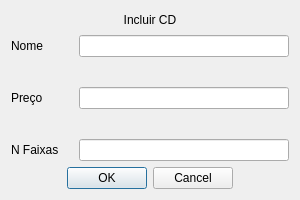
<?xml version="1.0" encoding="UTF-8"?>
<ui version="4.0">
 <class>IncluirCD</class>
 <widget class="QDialog" name="IncluirCD">
  <property name="geometry">
   <rect>
    <x>0</x>
    <y>0</y>
    <width>300</width>
    <height>200</height>
   </rect>
  </property>
  <property name="windowTitle">
   <string>Dialog</string>
  </property>
  <layout class="QVBoxLayout" name="verticalLayout">
   <item>
    <widget class="QLabel" name="label_4">
     <property name="text">
      <string>Incluir CD</string>
     </property>
     <property name="alignment">
      <set>Qt::AlignCenter</set>
     </property>
    </widget>
   </item>
   <item>
    <layout class="QGridLayout" name="gridLayout">
     <property name="horizontalSpacing">
      <number>20</number>
     </property>
     <property name="verticalSpacing">
      <number>30</number>
     </property>
     <item row="1" column="1">
      <widget class="QLineEdit" name="lineEdit_preco"/>
     </item>
     <item row="2" column="1">
      <widget class="QLineEdit" name="lineEdit_faixas"/>
     </item>
     <item row="0" column="0">
      <widget class="QLabel" name="label">
       <property name="text">
        <string>Nome</string>
       </property>
      </widget>
     </item>
     <item row="0" column="1">
      <widget class="QLineEdit" name="lineEdit_nome"/>
     </item>
     <item row="2" column="0">
      <widget class="QLabel" name="label_3">
       <property name="text">
        <string>N Faixas</string>
       </property>
      </widget>
     </item>
     <item row="1" column="0">
      <widget class="QLabel" name="label_2">
       <property name="text">
        <string>Preço</string>
       </property>
      </widget>
     </item>
    </layout>
   </item>
   <item>
    <widget class="QDialogButtonBox" name="buttonBox">
     <property name="orientation">
      <enum>Qt::Horizontal</enum>
     </property>
     <property name="standardButtons">
      <set>QDialogButtonBox::Cancel|QDialogButtonBox::Ok</set>
     </property>
     <property name="centerButtons">
      <bool>true</bool>
     </property>
    </widget>
   </item>
  </layout>
 </widget>
 <resources/>
 <connections>
  <connection>
   <sender>buttonBox</sender>
   <signal>accepted()</signal>
   <receiver>IncluirCD</receiver>
   <slot>accept()</slot>
   <hints>
    <hint type="sourcelabel">
     <x>248</x>
     <y>254</y>
    </hint>
    <hint type="destinationlabel">
     <x>157</x>
     <y>274</y>
    </hint>
   </hints>
  </connection>
  <connection>
   <sender>buttonBox</sender>
   <signal>rejected()</signal>
   <receiver>IncluirCD</receiver>
   <slot>reject()</slot>
   <hints>
    <hint type="sourcelabel">
     <x>316</x>
     <y>260</y>
    </hint>
    <hint type="destinationlabel">
     <x>286</x>
     <y>274</y>
    </hint>
   </hints>
  </connection>
 </connections>
</ui>
